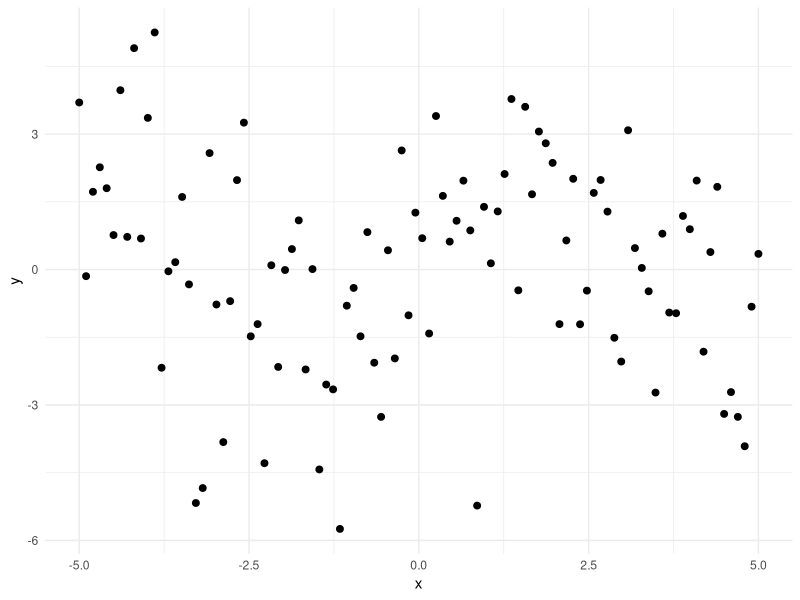

The R script that drew this image:
## ---- chunk 1
library(ggplot2)
# Fakin' some data.
set.seed(42)
n <- 100
x <- seq(-5, 5, length.out = n)
y <- sin(x) + rnorm(n, sd = 2)
d <- data.frame(x, y)

# Graphin the fake data.
ggplot(d, aes(x, y)) +
  geom_point(size = 2) +
  # stat_smooth(method = "lm", formula = y ~ poly(x, 25), se = FALSE, color = "red", size = 2) +
  # labs(title = "Overfit Model (25-Degree Polynomial IV") +
  theme_minimal()
